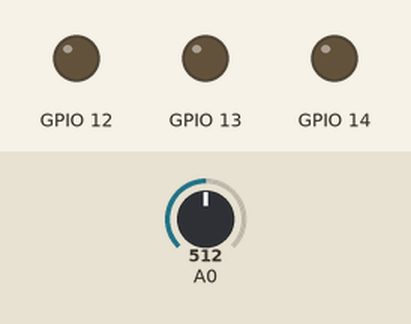
The sketch below on a simulated ESP8266 (NodeMCU). Parts: output pins drawn as LEDs (lit = HIGH). The inputs (shaded band) are chosen by the test bench; at power-on: A0 = 512. WiFi joins after 1.5 s; servers stay silent unless stated; web services answer with replies made up by the test bench; what the sketch prints to the serial monitor is not drawn.

Above: at 0.6 s.
At 1.1 s:
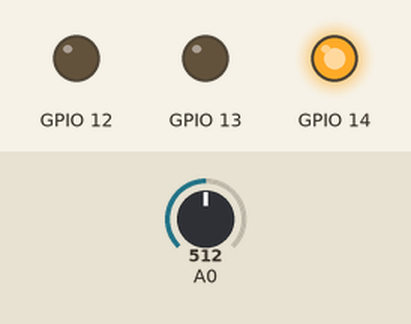
At 3.3 s:
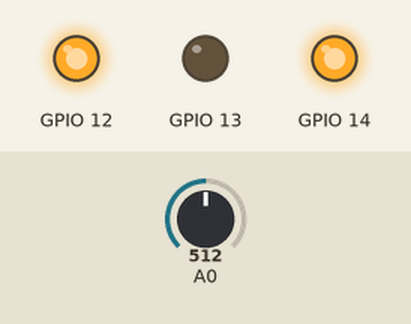
Timing chart, 0 to 4.8 s (numbered marks = the images above):
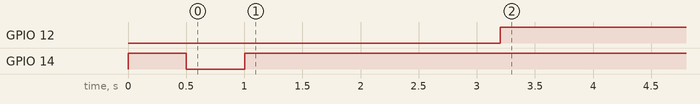

Measured:
- by itself, GPIO 12: LOW → HIGH at 3.2 s

The sketch:

IoTProject_RainDetector.ino
```cpp
/*This project detect rain status
  using LEDs, Buzzer, and Rain
  drops sensor*/

#include <ESP8266WiFi.h>

  const char* ssid     = "WiFiName";
  const char* password = "Password";

  // ifttt.com access details
  const char* host = "maker.ifttt.com";
  const byte  port = 80;             // http standard port
  WiFiClient client;                 // wifi client object

  int sensorPrevState;				 // To verify whether the status changed or not


  void setup() {

    Serial.begin(9600);

    //red LED (it's raining) & Buzzer
    pinMode(12, OUTPUT);
    //blue LED (it's not raining)
    pinMode(13, OUTPUT);

    //red LED (to detected whether the nodeMCU connected to the WiFi or not)
    pinMode(14, OUTPUT);

    //intial status of LEDs
    digitalWrite(12, LOW);
    digitalWrite(13, LOW);

    //WiFi connection
    //join wifi network
    WiFi.begin(ssid, password);
    Serial.print("Connecting to WiFi= ");
    Serial.print(ssid);
    Serial.println(" ...");

    while (WiFi.status() != WL_CONNECTED) {
    digitalWrite(14, !(digitalRead(14)));  // toggle the red LED
    delay(500);
    Serial.print('.');
    }
  }//end of setup method


  void loop() {

    int sensorCurrentState = analogRead(5);

    //to check whether the sensor status changed or not
    if(sensorCurrentState!=sensorPrevState)
    {
      if (!client.connect(host, port)) {           // connect to ifttt.com
        Serial.println("Connection failed.");
        return;
      }

		//Raining Status
		  if (sensorCurrentState < 1023) {
			delay(1500);
			//Verify whether status still the same
			if (analogRead(5) < 1023)
			{
			Serial.println("It's RAINING");
			Serial.println(sensorCurrentState);
			//turning on the red LED
			digitalWrite(12, HIGH);
			//turning off the blue LED
			digitalWrite(13, LOW);

			// request ifttt.com to trigger the front door access event email
			String url = "/trigger/ACTION_NAME/with/key/YOURKEY";
			client.print(String("GET ") + url + " HTTP/1.1\r\n" +
						"Host: " + host + "\r\n" +
						"Connection: close\r\n\r\n");

			delay(100);  // without the delay, the request may not be completed

			while (client.available())
			  {
				Serial.println(client.read());
			  }

			Serial.println("\nDisconnecting from ifttt.com");
			client.stop();

			delay(5000);
			}
			else
			{
			  sensorCurrentState=1023;
			}
		  }//end of raining actions block

		//Not Raing Status
		else if (sensorCurrentState == 1023)
		{
		  Serial.println("It's Not RAINING");
		  Serial.println(sensorCurrentState);
		  //turning on the blue LED
		  digitalWrite(13, HIGH);
		  //turning off the red LED
		  digitalWrite(12, LOW);

		  //request ifttt.com to trigger the front door access event email
		  String url = "/trigger/ACTION_NAME/with/key/YOURKEY";
		  client.print(String("GET ") + url + " HTTP/1.1\r\n" +
					  "Host: " + host + "\r\n" +
					  "Connection: close\r\n\r\n");

		  delay(100);  // without the delay, the request may not be completed

		  while (client.available())
			{
			  Serial.println(client.read());
			}

		  Serial.println("\nDisconnecting from ifttt.com");
		  client.stop();
		}//end of not raining actions black

    }//end of the outer if block

    sensorPrevState=sensorCurrentState;
  }//end of the loop method
```
